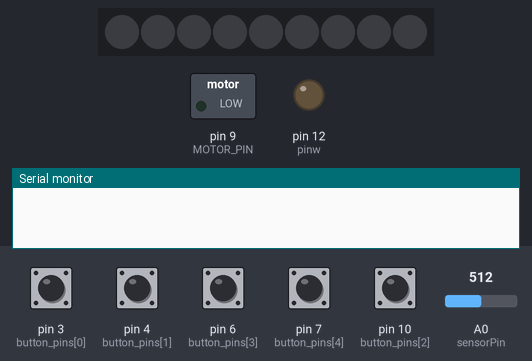
This sketch was run on a simulated Arduino Uno, built with avr-gcc and run on an emulated ATmega328P. Shown: 9 RGB LEDs in strip order, left to right, switched loads named in the sketch (green lamp = pin HIGH), output pins drawn as LEDs (lit = HIGH), the last lines printed to the serial monitor. Dashed ring = blinking. The test bench sets the inputs (shaded band); at power-on: pin 3 (button_pins[0]), pin 4 (button_pins[1]), pin 6 (button_pins[3]), pin 7 (button_pins[4]), pin 10 (button_pins[2]) HIGH, A0 (sensorPin) = 512.

Above: at 1.3 s.
1.4 s: pin 3 (button_pins[0]) pulled LOW for 1 s
At 3.2 s:
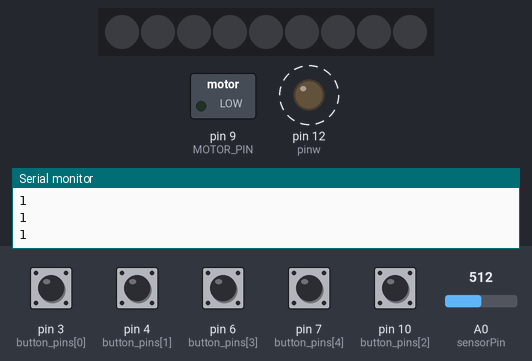
4.2 s: A0 (sensorPin) set to 650
At 4.4 s:
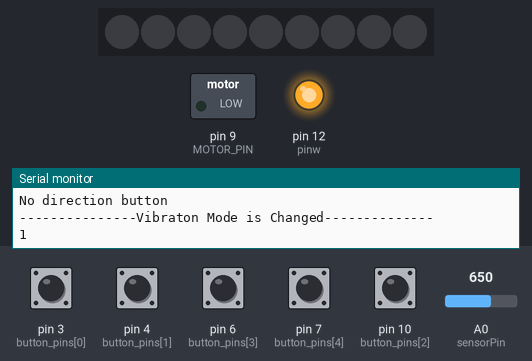
5.7 s: pin 7 (button_pins[4]) pulled LOW for 1 s
At 6.38 s:
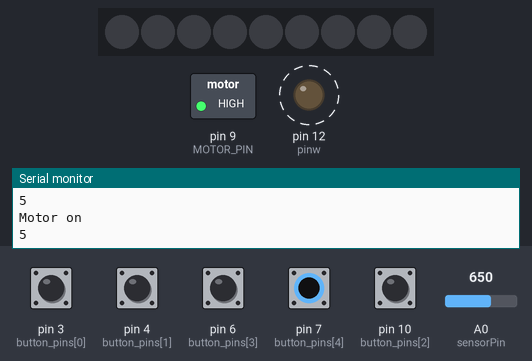
8.5 s: A0 (sensorPin) set to 0
At 10.4 s:
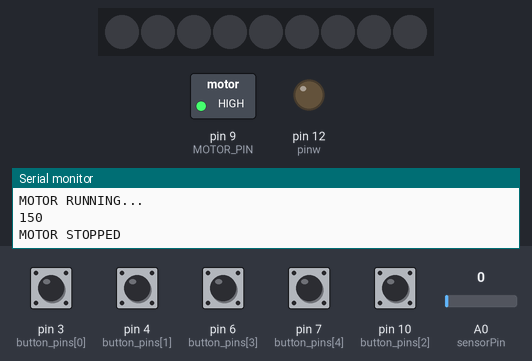
10.8 s: pin 4 (button_pins[1]) pulled LOW for 0.15 s
At 12.1 s:
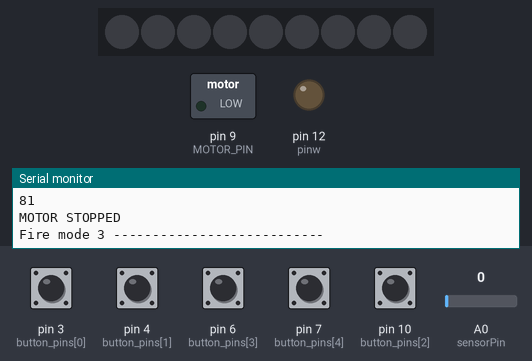
13.9 s: pin 6 (button_pins[3]) pulled LOW for 1 s
At 15.4 s:
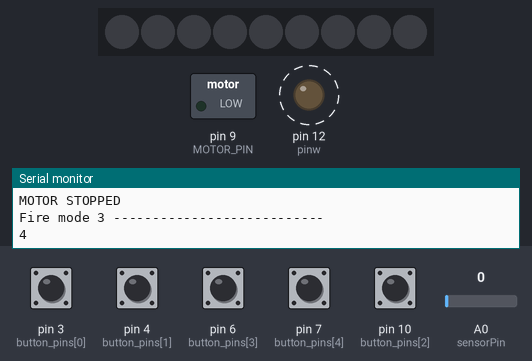
Timing chart, 0 to 17.5 s (numbered marks = the images above; inputs shaded):
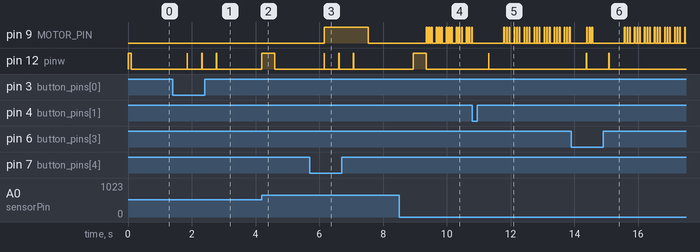

Measured:
- after the input at 1.4 s, pin 12 (pinw): alternates HIGH for 0.01 s and LOW for 0.45 s, 6 changes in all, then stays LOW, starting after 0.45 s
- after the input at 4.2 s, pin 12 (pinw): LOW → HIGH at once, → LOW 0.40 s later
- after the input at 5.7 s, pin 9 (MOTOR_PIN): LOW → HIGH after 0.46 s, → LOW 1.4 s later; pin 12 (pinw): alternates HIGH for 0.01 s and LOW for 0.45 s, 6 changes in all, then stays LOW, starting after 0.45 s
- after the input at 8.5 s, pin 9 (MOTOR_PIN): LOW → HIGH after 0.85 s, then repeats every 0.31 s: 2 × (LOW 0.06 s, HIGH 0.02 s), LOW 0.13 s, HIGH 0.02 s; pin 12 (pinw): LOW → HIGH after 0.45 s, → LOW 0.40 s later
- after the input at 10.8 s, pin 12 (pinw): LOW → HIGH after 0.51 s, → LOW 0.01 s later
- after the input at 13.9 s, pin 12 (pinw): alternates HIGH for 0.01 s and LOW for 0.70 s, 4 changes in all, then stays LOW, starting after 0.47 s

The sketch:

Transmitter_NEW.ino
```cpp
#include <RCSwitch.h>
#include <Adafruit_NeoPixel.h>
int sensorPin = A0;
int sensorValue = 0;
RCSwitch mySwitch = RCSwitch();

int button_pins[] = {3, 4, 10, 6, 7}; // Button pins

#define pinw 12

  //////////////////////////////////////--------MILLIS Delay for AutoFire -----------\\\\\\\\\\\\\\\\\\\\\\\\\\

#define MOTOR_PIN 9
unsigned long previousMillis = 0;  // Stores the last time the motor was updated
const long motorOnDuration = 500;  // Duration to keep the motor ON (in milliseconds)


  //////////////////////////////////////--------MILLIS Delay for AutoFire -----------\\\\\\\\\\\\\\\\\\\\\\\\\\


 unsigned long prevmillis1=0;
 unsigned long interval1=200;
  unsigned long prevmillis2=0;                                //1
 unsigned long interval2=30;
 // Use static to retain its value across function calls

 unsigned long interval1a=80;
                                                                //2
 unsigned long interval2a=30;

 int firecount=0;
 int vibration=0;
 /////////////////////////////////////////////////////////////////////////////////////////////////
  int count_LEDs=0;
  int count_Menu=0;
  int count_Vibration=0;
  int count_Autofire=0;
  int nullifing=0;
    //////////////////////////////////////--------MILLIS Delay for LED STRIP -----------\\\\\\\\\\\\\\\\\\\\\\\\\

#define LED_PIN     5
#define NUM_LEDS    9

Adafruit_NeoPixel strip = Adafruit_NeoPixel(NUM_LEDS, LED_PIN, NEO_GRB + NEO_KHZ800);

int currentMode = 0;                  // Start with the first mode
unsigned long lastButtonPress = 0;    // Last time the button was pressed
const unsigned long debounceDelay = 200; // Debounce time for button press
int buttonPressCount = 0;             // Counter for the number of button presses
int button8PressCount =0;
// Timing variables for non-blocking effects
unsigned long previousMillisa = 0;
unsigned long effectWait = 50;        // Default delay for effects

void setup() {
  Serial.begin(9600);
  pinMode(pinw, OUTPUT);
  pinMode(MOTOR_PIN, OUTPUT);
  digitalWrite(MOTOR_PIN, LOW);  // Initially, keep motor off
   strip.begin();
    strip.show();
  digitalWrite(pinw, HIGH); // Indicate transmission with LED
  delay(100);
  digitalWrite(pinw, LOW);
  for (int i = 0; i < 5; i++) {pinMode(button_pins[i], INPUT);}
  mySwitch.enableTransmit(2);  // Transmitter is connected to Pin 2
}

void loop() {

   sensorValue = analogRead(sensorPin);
    // Serial.print("Analog value: ");
    // Serial.println(sensorValue);


  for (int i = 0; i < 5; i++) {
    if (digitalRead(button_pins[i]) == LOW) {
      int commandToSend = i + 1;  // Map buttons to numbers 1-5
      Serial.println(commandToSend);
      nullifing=1;
      // Send using 3 bits instead of 8 bits
      mySwitch.send(commandToSend, 3); // Send command using 3 bits
      if (button8PressCount == 1 && i==0){for(int a=0; a<strip.numPixels(); a++) {strip.setPixelColor(a,255,255,255);strip.show();delay(5);}}
      if (button8PressCount == 1 && i==1){for(int b=0; b<strip.numPixels(); b++) {strip.setPixelColor(b,0,255,0);strip.show();delay(5);}}
      if (button8PressCount == 1 && i==2){for(int c=0; c<strip.numPixels(); c++) {strip.setPixelColor(c,0,0,255);strip.show();delay(5);}}
      if (button8PressCount == 1 && i==3){for(int d=0; d<strip.numPixels(); d++) {strip.setPixelColor(d,255,0,255);strip.show();delay(5);}}
      if (button8PressCount == 1 && i==4){for(int e=0; e<strip.numPixels(); e++) {strip.setPixelColor(e,255,0,0);;strip.show();delay(5);}}
      // Indicate transmission with LED
      digitalWrite(pinw, HIGH);
      delay(10);
      digitalWrite(pinw, LOW);
    }
  }

  if (digitalRead(button_pins[0])==HIGH && digitalRead(button_pins[1])==HIGH && digitalRead(button_pins[2])==HIGH && digitalRead(button_pins[3])==HIGH && digitalRead(button_pins[4])==HIGH && nullifing==1)
  {int abc=9;
    mySwitch.send(abc, 4); // Send command using 3 bits
    Serial.println("No direction button");
    strip.clear();strip.show();
    nullifing=0;}

if (sensorValue>1020){
count_Autofire=0;
count_Vibration=0;
count_Menu=0;
count_LEDs=0;}

if (sensorValue<1020){
    if (sensorValue<10){count_Autofire++;if (count_Autofire==1){

         int commandToSend = 6 ;
         mySwitch.send(commandToSend, 3); // Send command using 3 bits
         Serial.println(commandToSend);
          Serial.println("---------------AUTO FIRE Mode is Changed--------------");
           firecount++;
      // Indicate transmission with LED
        digitalWrite(pinw, HIGH);
        delay(400);
        digitalWrite(pinw, LOW);
    }}

     if (sensorValue>=640 && sensorValue<=670){count_Vibration++;if(count_Vibration==1){
          Serial.println("---------------Vibraton Mode is Changed--------------");
        vibration++;
        if (vibration == 2) {
          vibration = 0;
        digitalWrite(MOTOR_PIN, LOW); // Ensure the vibration is turned off

        Serial.println("Vibration Mode OFF-----------------");
         }
      // Indicate transmission with LED
        Serial.println(vibration);
        digitalWrite(pinw, HIGH);
        delay(400);
        digitalWrite(pinw, LOW);

    }}

    if (sensorValue>=865 && sensorValue<=890){count_Menu++;if(count_Menu==1){
         Serial.println(" ---------------- MENU is Selected ----------------");
         int commandToSend = 7 ;
         mySwitch.send(commandToSend, 3); // Send command using 3 bits
         Serial.println(commandToSend);

      // Indicate transmission with LED
        digitalWrite(pinw, HIGH);
        delay(400);
        digitalWrite(pinw, LOW);

    }}

    if (sensorValue>=20 && sensorValue<=35){count_LEDs++;if(count_LEDs==1){
         Serial.println(" /////////////////LED button Mode  is Changed\\\\\\\\\\\\\\\\\\\\");
         int commandToSend = 8 ;
         mySwitch.send(commandToSend, 4); // Send command using 3 bits
         Serial.println(commandToSend);
         button8PressCount++;
         if (button8PressCount==2) {
                button8PressCount = 0;      // Loop back to the first mode
            }
            delay(500);
      // Indicate_transmission_with_LED
        digitalWrite(pinw, HIGH);
        delay(50);
        digitalWrite(pinw, LOW);

    }}
}
  AutoF(firecount);


  if (vibration==1 && digitalRead(button_pins[4]) == LOW) {
    digitalWrite(MOTOR_PIN, HIGH);
    Serial.println("Motor on");// Turn on the motor while button7 is pressed

  } else {
    digitalWrite(MOTOR_PIN, LOW);  // Turn off the motor
    // Serial.println("Motor off");
      strip.clear();
      strip.show();  // Turn off the motor
    // Serial.println("Motor off");
  }

}


void Vmotor( const long motorOnDuration) {

      // Get the current time

    // Vibration ON Mode
    if (vibration == 1) {
        digitalWrite(MOTOR_PIN, HIGH);  // Turn the motor ON
        Serial.println("MOTOR RUNNING...");
        unsigned long currentMillis = millis();
        // Check if it's time to turn the motor OFF
        if (currentMillis - previousMillis >= motorOnDuration) {
            Serial.println(currentMillis - previousMillis);
            digitalWrite(MOTOR_PIN, LOW);  // Turn the motor OFF
            Serial.println("MOTOR STOPPED");
            previousMillis=currentMillis ;  // Update previousMillis to the current time
        }
    }
}


void AutoF(int B){
  if (B==1)
    {
      Serial.println("Fire mode 3 shoots per second Selected---------------------------");

    for (int i = 0; i < 3; i++)
      {
      unsigned long millis1=millis();
      if (millis1-prevmillis1>=interval1)
          {
          unsigned long millis2=millis();


          Vmotor(50 );
            if (millis2-prevmillis2>=interval2)
              {

                Serial.println("Fire mode 3 ---------------------------");
                  millis2=prevmillis2;
                  millis1=prevmillis1;
              }
          }
      }
    }
    if (B==2)
    {
      Serial.println("Fire mode 10 shoots per second Selected---------------------------");

    for (int i = 0; i < 10; i++)
      {
      unsigned long millis1=millis();
      if (millis1-prevmillis1>=interval1a)
          {
          unsigned long millis2=millis();


          Vmotor(50 );
            if (millis2-prevmillis2>=interval2a)
              {

                Serial.println("Fire mode 10 ---------------------------");
                  millis2=prevmillis2;
                  millis1=prevmillis1;
              }
          }
      }
    }
    if (B==3){
      firecount=0;
      Serial.println("Fire mode off ---------------------------");
    digitalWrite(MOTOR_PIN, LOW);  // Turn off the motor
    }

}
```
